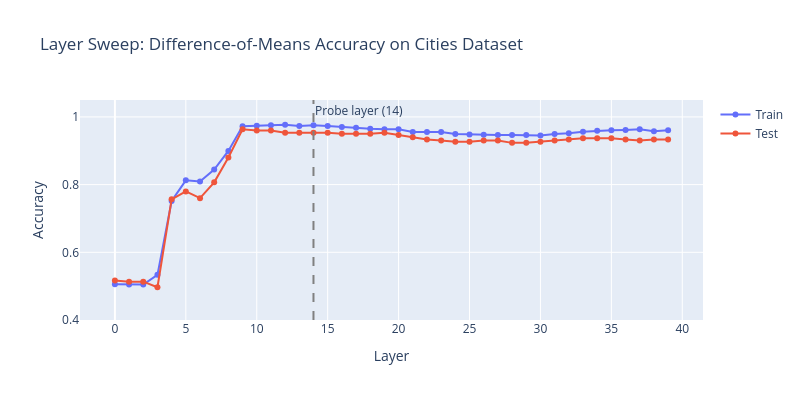

The notebook cell this image was saved under:
### Markdown cell above
### Exercise - implement layer sweep

> ```yaml
> Difficulty: 🔴🔴⚪⚪⚪
> Importance: 🔵🔵🔵🔵⚪
> 
> You should spend up to 10-15 minutes on this exercise.
> Understanding which layers to probe is essential practical knowledge.
> ```

For each layer, extract activations for the cities dataset, train a simple difference-of-means classifier (direction = mean(true) - mean(false), classify by sign of dot product), and compute accuracy on a held-out test split.

### Code cell
def layer_sweep_accuracy(
    statements: list[str],
    labels: Float[Tensor, " n"],
    model: AutoModelForCausalLM,
    tokenizer: AutoTokenizer,
    layers: list[int],
    train_frac: float = 0.8,
    batch_size: int = 25,
) -> dict[str, list[float]]:
    """
    For each layer, train a difference-of-means classifier and compute train/test accuracy.

    Args:
        statements: List of statements.
        labels: Binary labels (1=true, 0=false).
        model: The language model.
        tokenizer: The tokenizer.
        layers: List of layer indices to sweep over.
        train_frac: Fraction of data for training.
        batch_size: Batch size for activation extraction.

    Returns:
        Dict with keys "train_acc" and "test_acc", each a list of accuracies per layer.
    """
    # normally I would have used sklearn, but let's do it like the solution
    n_train = int(len(statements) * train_frac)
    perm = t.randperm(len(statements))
    idx_splits = {"train": perm[:n_train], "test": perm[n_train:]}
    statements_splits = {
        split: [statements[i] for i in idx] for split, idx in idx_splits.items()
    }
    labels_splits = {split: labels[idx] for split, idx in idx_splits.items()}

    act_splits = {
        split: extract_activations(statements, model, tokenizer, layers, batch_size)
        for split, statements in statements_splits.items()
    }

    acc = {"train_acc": [], "test_acc": []}
    true_mask = labels_splits["train"] == 1
    false_mask = labels_splits["train"] == 0
    for layer in layers:
        # optimize?
        acts = act_splits["train"][layer]
        mean_true = acts[true_mask].mean(dim=0)
        mean_false = acts[false_mask].mean(dim=0)
        direction = mean_true - mean_false
        midpoint = (mean_true + mean_false) / 2

        # accuracy
        pred_splits = {
            split: ((a[layer] - midpoint) @ direction) >= 0
            for split, a in act_splits.items()
        }
        acc_splits = {
            split: (pred_splits[split] == labels_splits[split]).float().mean()
            for split in pred_splits.keys()
        }
        acc["train_acc"].append(acc_splits["train"].item())
        acc["test_acc"].append(acc_splits["test"].item())

    return acc


t.manual_seed(42)
all_layers = list(range(NUM_LAYERS))
cities_statements = datasets["cities"]["statement"].tolist()
cities_labels = t.tensor(datasets["cities"]["label"].values, dtype=t.float32)

sweep_results = layer_sweep_accuracy(
    cities_statements, cities_labels, model, tokenizer, all_layers
)

# Print results as a table
sweep_df = pd.DataFrame(
    {
        "Layer": all_layers,
        "Train Acc": [f"{a:.3f}" for a in sweep_results["train_acc"]],
        "Test Acc": [f"{a:.3f}" for a in sweep_results["test_acc"]],
    }
)
display(sweep_df)

# Plot
fig = go.Figure()
fig.add_trace(
    go.Scatter(
        x=all_layers, y=sweep_results["train_acc"], mode="lines+markers", name="Train"
    )
)
fig.add_trace(
    go.Scatter(
        x=all_layers, y=sweep_results["test_acc"], mode="lines+markers", name="Test"
    )
)
fig.add_vline(
    x=PROBE_LAYER,
    line_dash="dash",
    line_color="gray",
    annotation_text=f"Probe layer ({PROBE_LAYER})",
)
fig.update_layout(
    title="Layer Sweep: Difference-of-Means Accuracy on Cities Dataset",
    xaxis_title="Layer",
    yaxis_title="Accuracy",
    yaxis_range=[0.4, 1.05],
    height=400,
    width=800,
)
fig.show()

best_layer = all_layers[int(np.argmax(sweep_results["test_acc"]))]
print(
    f"\nBest layer by test accuracy: {best_layer} ({max(sweep_results['test_acc']):.3f})"
)
print(
    f"Configured probe layer: {PROBE_LAYER} ({sweep_results['test_acc'][PROBE_LAYER]:.3f})"
)

### Figure 1 — Plotly figure (JSON) as saved in the notebook; plotly's stock layout.template omitted (floating-point values rounded to 4 significant figures)
{"data": [{"mode": "lines+markers", "name": "Train", "type": "scatter", "x": [0, 1, 2, 3, 4, 5, 6, 7, 8, 9, 10, 11, 12, 13, 14, 15, 16, 17, 18, 19, 20, 21, 22, 23, 24, 25, 26, 27, 28, 29, 30, 31, 32, 33, 34, 35, 36, 37, 38, 39], "y": [0.5059, 0.505, 0.505, 0.5334, 0.7517, 0.8127, 0.8094, 0.8445, 0.8997, 0.9724, 0.9741, 0.9758, 0.9766, 0.9732, 0.9758, 0.9732, 0.9699, 0.9682, 0.9649, 0.9632, 0.9632, 0.9557, 0.9557, 0.9557, 0.9498, 0.9482, 0.9473, 0.9465, 0.9465, 0.9465, 0.9448, 0.9498, 0.9515, 0.9565, 0.959, 0.9607, 0.9615, 0.9632, 0.9574, 0.9607]}, {"mode": "lines+markers", "name": "Test", "type": "scatter", "x": [0, 1, 2, 3, 4, 5, 6, 7, 8, 9, 10, 11, 12, 13, 14, 15, 16, 17, 18, 19, 20, 21, 22, 23, 24, 25, 26, 27, 28, 29, 30, 31, 32, 33, 34, 35, 36, 37, 38, 39], "y": [0.5167, 0.5133, 0.5133, 0.4967, 0.7567, 0.78, 0.76, 0.8067, 0.88, 0.9633, 0.96, 0.96, 0.9533, 0.9533, 0.9533, 0.9533, 0.95, 0.95, 0.95, 0.9533, 0.9467, 0.94, 0.9333, 0.93, 0.9267, 0.9267, 0.93, 0.93, 0.9233, 0.9233, 0.9267, 0.93, 0.9333, 0.9367, 0.9367, 0.9367, 0.9333, 0.93, 0.9333, 0.9333]}], "layout": {"annotations": [{"showarrow": false, "text": "Probe layer (14)", "x": 14, "xanchor": "left", "xref": "x", "y": 1, "yanchor": "top", "yref": "y domain"}], "height": 400, "shapes": [{"line": {"color": "gray", "dash": "dash"}, "type": "line", "x0": 14, "x1": 14, "xref": "x", "y0": 0, "y1": 1, "yref": "y domain"}], "title": {"text": "Layer Sweep: Difference-of-Means Accuracy on Cities Dataset"}, "width": 800, "xaxis": {"title": {"text": "Layer"}}, "yaxis": {"range": [0.4, 1.05], "title": {"text": "Accuracy"}}}}
